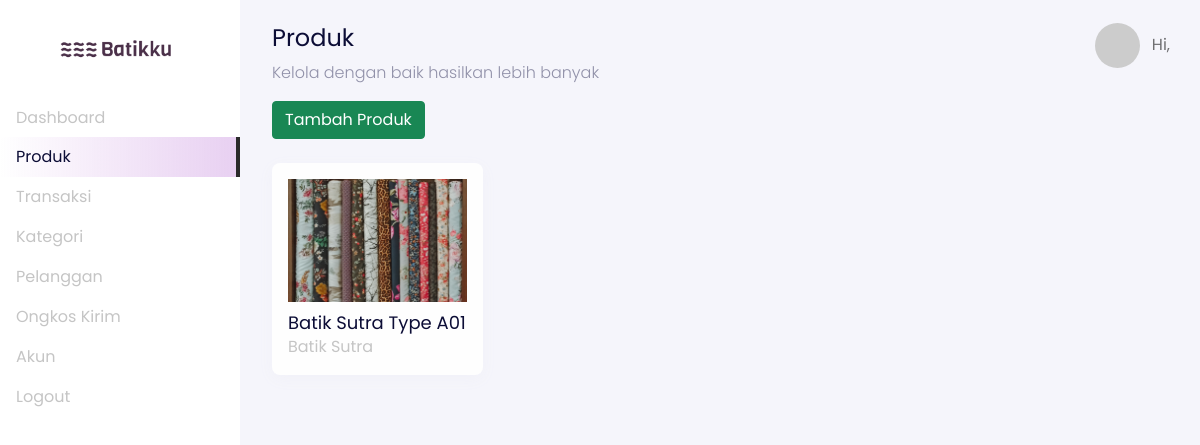
Before: /backend/products/index.php with the older database file.
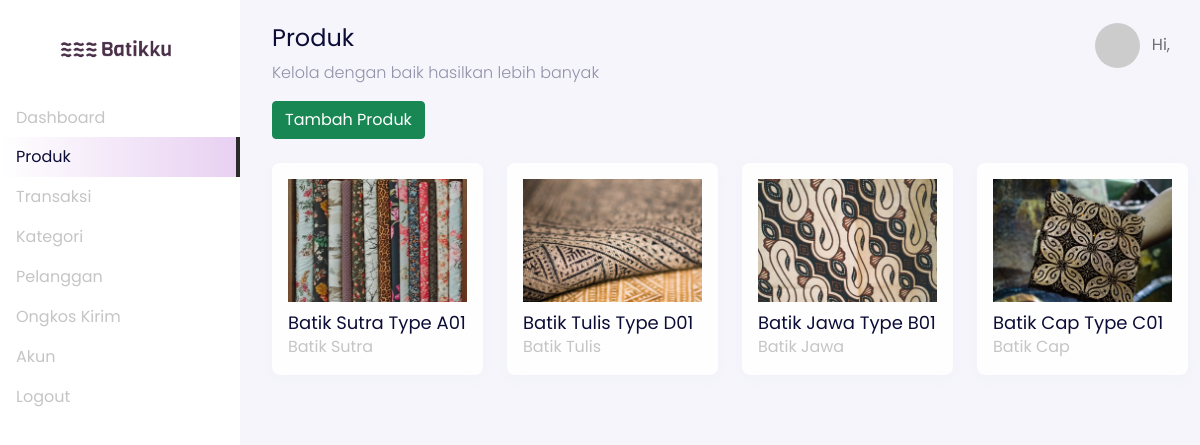
After: the same page with the newer database file.
### tables this page shows
CREATE TABLE `product_galleries` (
  `galleries_id` int(11) NOT NULL,
  `products_id` int(11) NOT NULL,
  `photos` varchar(225) NOT NULL
);

CREATE TABLE `products` (
  `products_id` int(11) NOT NULL,
  `product_name` varchar(255) NOT NULL,
  `slug` varchar(255) NOT NULL,
  `categories_id` int(11) NOT NULL,
  `price` int(25) NOT NULL,
  `description` text NOT NULL,
  `weight` float NOT NULL,
  `stock` int(11) UNSIGNED NOT NULL
);

CREATE TABLE `categories` (
  `categories_id` int(11) NOT NULL,
  `name_category` varchar(255) NOT NULL,
  `slug` varchar(255) NOT NULL,
  `photo` varchar(225) NOT NULL
);

### backend/products/index.php (the view, shortened to what this page needs)
<?php
  include '../components/header.php';
?>
<body>
  <div class="page-dashboard">
    <div class="d-flex"  id="wrapper" data-aos="fade-right">
    <?php include '../components/sidebar.php' ?>
        <div id="page-content-wrapper">
          <nav class="navbar navbar-store navbar-expand-lg navbar-light" data-aos="fade-down">
            <div class="container-fluid">
              <div class="collapse navbar-collapse" id="navbarSupportedContent">
                <ul class="navbar-nav ms-auto d-none d-lg-flex">
                    <li class="nav-item dropdown">
                      <a href="#" class="nav-link" id="navbarDropdown" role="button" data-bs-toggle="dropdown">
                        <img src="https://ui-avatars.com/api/?name=<?= $_SESSION['name']; ?>" alt="" class="rounded-circle me-2 profile-picture">
                        Hi, <?= $_SESSION['name']; ?>
                      </a>
                    </li>
                </ul>
              </div>
            </div>
          </nav>
          <div class="section-content section-dashboard-home" data-aos="fade-up">
            <div class="container-fluid">
              <div class="dashboard-heading">
                <h2 class="dashboard-title">Produk</h2>
                <p class="dashboard-subtitle">
                  Kelola dengan baik hasilkan lebih banyak
                </p>
              </div>
              <div class="dashboard-content">
                <div class="row">
                  <div class="col-12">
                    <a href="create.php" class="btn btn-success">Tambah Produk</a>
                  </div>
                </div>
                <div class="row mt-4">
                  <?php
                    $query = mysqli_query($config, "SELECT products.products_id, products.product_name, products.price, categories.name_category
                                                  FROM products JOIN categories ON products.categories_id=categories.categories_id");
                    while ($data = mysqli_fetch_array($query)) {
                    $productId = $data['products_id'];
                  ?>
                  <div class="col-12 col-sm-6 col-md-4 col-lg-3">
                    <a href="detail-produk.php?products_id=<?= $data['products_id']; ?>" class="card card-dashboard-product d-block">
                      <div class="card-body">
                        <?php
                          $queryGaleri = mysqli_query($config, "SELECT photos FROM product_galleries WHERE product_galleries.products_id='$productId' LIMIT 1");
                          if(mysqli_num_rows($queryGaleri)=== 1) {
                            while ($dataGaleri = mysqli_fetch_array($queryGaleri)) { ?>
                        <img src="../../images/products/<?= $dataGaleri['photos']; ?>" alt="" class="w-100 mb-2" srcset="">
                        <?php
                            }
                          } else { ?>
                          <img src="../../images/products/default.png" alt="" class="w-100 mb-2" srcset="">
                      <?php } ?>
                        <div class="product-title"><?= $data['product_name']; ?></div>
                        <div class="product-category"><?= $data['name_category']; ?></div>
                      </div>
                    </a>
                  </div>
                  <?php
                    }
                  ?>
                </div>
              </div>
            </div>
          </div>
        </div>
    </div>
  </div>
 <?php
    include '../components/footer.php';
  ?>

Changed rows visible on the page:
added products: product_name "Batik Tulis Type D01", categories.name_category "Batik Tulis"
added product_galleries: photos (picture), shown under "Batik Tulis Type D01"
added products: product_name "Batik Jawa Type B01", categories.name_category "Batik Jawa"
added product_galleries: photos (picture), shown under "Batik Jawa Type B01"
added products: product_name "Batik Cap Type C01", categories.name_category "Batik Cap"
added product_galleries: photos (picture), shown under "Batik Cap Type C01"
